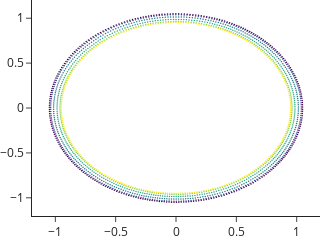

Write notebook code for a chart like this one.
### Code cell
# plot result
plot_2d(fibred_embedding, color=X[:,2], size=1.5, width=230, height=200)

### Figure 1 — Plotly figure (JSON) as saved in the notebook; plotly's stock layout.template omitted (floating-point values rounded to 4 significant figures; data arrays with more than 128 entries replaced by an {"elided": "..."} marker saying what was removed)
{"data": [{"marker": {"color": {"elided": "1734 float values"}, "colorscale": [[0, "#440154"], [0.1111, "#482878"], [0.2222, "#3e4989"], [0.3333, "#31688e"], [0.4444, "#26828e"], [0.5556, "#1f9e89"], [0.6667, "#35b779"], [0.7778, "#6ece58"], [0.8889, "#b5de2b"], [1, "#fde725"]], "opacity": 1, "size": 1.5, "symbol": "circle"}, "mode": "markers", "type": "scatter", "x": {"elided": "1734 float values"}, "y": {"elided": "1734 float values"}}], "layout": {"height": 200, "margin": {"b": 0, "l": 0, "r": 0, "t": 0}, "scene": {"aspectmode": "data"}, "title": {"text": ""}, "width": 230}}
